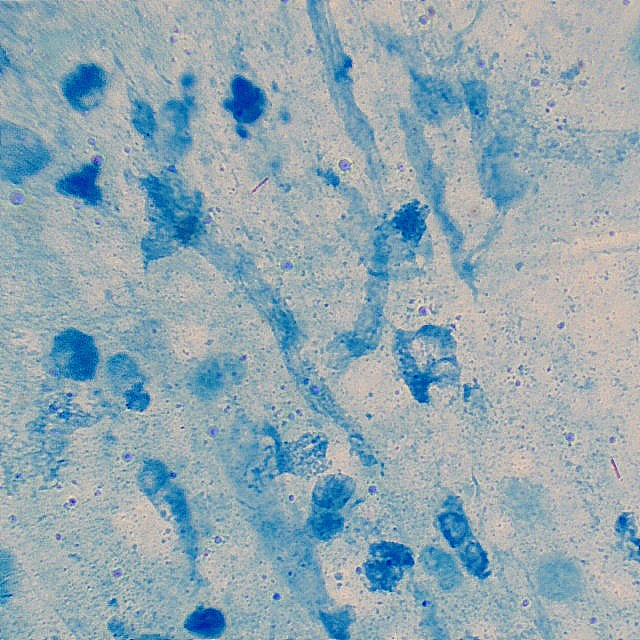
#> input picture ml (phlegm)/Raw_Sputum_Microscopy_Dataset/images/train/sputum_train_0016.jpg, 640 x 640 px
$ python calibrate_phlegm_quality.py
#> lines starting #> are read from the running program, lines starting #| are printed output that depends on the picture
### ml (phlegm)/phlegm_quality.py
"""Heuristic microscopy image quality gate for sputum smear photos."""
from __future__ import annotations

from typing import Any

import numpy as np
from PIL import Image

QUALITY_THRESHOLDS = {
    "min_width": 96,
    "min_height": 96,
    "max_aspect_ratio": 3.5,
    "min_mean_luma": 25.0,
    "max_mean_luma": 245.0,
    "min_luma_std": 5.0,
    "min_laplacian_var": 1.5,
}


def _to_rgb_array(img: Image.Image) -> np.ndarray:
    return np.asarray(img.convert("RGB"), dtype=np.float32)


def _laplacian_variance(gray: np.ndarray) -> float:
    g = gray.astype(np.float32)
    if g.shape[0] < 3 or g.shape[1] < 3:
        return 0.0
    lap = (
        -4 * g[1:-1, 1:-1]
        + g[:-2, 1:-1]
        + g[2:, 1:-1]
        + g[1:-1, :-2]
        + g[1:-1, 2:]
    )
    return float(np.var(lap))


def phlegm_image_quality_metrics(
    img: Image.Image,
    *,
    thresholds: dict[str, float] | None = None,
) -> dict[str, Any]:
    """
    Lightweight QC for microscopy smear images:
    - blank / dark / blurry / invalid geometry
    """
    th = {**QUALITY_THRESHOLDS, **(thresholds or {})}
    reasons: list[str] = []

    w, h = img.size
    if w < th["min_width"] or h < th["min_height"]:
        reasons.append("too_small")
    aspect = max(w, h) / max(1, min(w, h))
    if aspect > th["max_aspect_ratio"]:
        reasons.append("bad_aspect")

    rgb = _to_rgb_array(img)
    luma = 0.299 * rgb[:, :, 0] + 0.587 * rgb[:, :, 1] + 0.114 * rgb[:, :, 2]
    mean_luma = float(np.mean(luma))
    std_luma = float(np.std(luma))
    lap_var = _laplacian_variance(luma)

    too_dark = mean_luma < th["min_mean_luma"]
    too_bright = mean_luma > th["max_mean_luma"]
    blank_like = std_luma < th["min_luma_std"]
    blurry = lap_var < th["min_laplacian_var"]

    if too_dark:
        reasons.append("too_dark")
    if too_bright:
        reasons.append("too_bright")
    if blank_like:
        reasons.append("blank_like")
    if blurry and not blank_like:
        reasons.append("blurry")

    blocked = bool(reasons)
    label = "ok"
    if blocked:
        if too_dark:
            label = "dark"
        elif blank_like:
            label = "blank"
        elif blurry:
            label = "blurry"
        elif "too_small" in reasons or "bad_aspect" in reasons:
            label = "invalid"
        else:
            label = "invalid"

    return {
        "ok": not blocked,
        "label": label,
        "reasons": reasons,
        "width": w,
        "height": h,
        "mean_luma": mean_luma,
        "luma_std": std_luma,
        "laplacian_var": lap_var,
    }


# [8 lines left out: function phlegm_image_quality_from_bytes, not called in this run]

### ml (phlegm)/calibrate_phlegm_quality.py
"""Calibrate phlegm image quality gate on microscopy dataset."""
from __future__ import annotations

import argparse
import random
import sys
from pathlib import Path

import numpy as np
from PIL import Image, ImageFilter

_ML = Path(__file__).resolve().parent
if str(_ML) not in sys.path:
    sys.path.insert(0, str(_ML))

from phlegm_quality import QUALITY_THRESHOLDS, phlegm_image_quality_metrics


def make_synthetic_negatives(out_dir: Path, dataset: Path) -> dict[str, Path]:
    out_dir.mkdir(parents=True, exist_ok=True)
    paths: dict[str, Path] = {}

    blank = Image.new("RGB", (224, 224), (128, 128, 128))
#> blank: PIL image 224x224 RGB; every value is 128
    paths["blank.jpg"] = out_dir / "blank.jpg"
    blank.save(paths["blank.jpg"])

    dark = Image.new("RGB", (224, 224), (5, 5, 8))
    paths["dark.jpg"] = out_dir / "dark.jpg"
    dark.save(paths["dark.jpg"])

    train_imgs = sorted((dataset / "images" / "train").glob("*.jpg"))
    if not train_imgs:
        train_imgs = sorted((dataset / "images" / "train").glob("*"))
    ref = dataset / "images" / "train" / "sputum_train_0001.jpg"
    if not ref.is_file():
        ref = train_imgs[0]
    base = Image.open(ref).convert("RGB").resize((224, 224))
    paths["blurry.png"] = out_dir / "blurry.png"
    base.filter(ImageFilter.GaussianBlur(radius=5)).save(paths["blurry.png"])
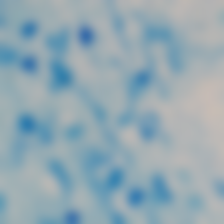
#> saved as blurry.png: PIL image 224x224 RGB; mean R, G, B 147.3, 168.8, 178.9

    tiny = Image.new("RGB", (48, 48), (200, 150, 160))
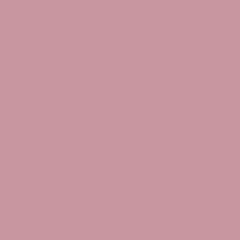
#> tiny: PIL image 48x48 RGB (shown 5 times larger); mean R, G, B 200, 150, 160
    paths["tiny.jpg"] = out_dir / "tiny.jpg"
    tiny.save(paths["tiny.jpg"])

    return paths


def sample_microscopy(dataset: Path, n: int, seed: int) -> list[Path]:
    images = sorted((dataset / "images" / "train").glob("*"))
    images += sorted((dataset / "images" / "val").glob("*"))
    images = [p for p in images if p.suffix.lower() in {".jpg", ".jpeg", ".png", ".bmp", ".tif", ".tiff"}]
    random.seed(seed)
    return random.sample(images, min(n, len(images)))


def main() -> None:
    parser = argparse.ArgumentParser()
    parser.add_argument("--dataset", type=Path, default=_ML / "Raw_Sputum_Microscopy_Dataset")
    parser.add_argument("--n", type=int, default=400)
    parser.add_argument("--seed", type=int, default=0)
    args = parser.parse_args()

    print("Thresholds:", QUALITY_THRESHOLDS)

    neg_paths = make_synthetic_negatives(_ML / "samples" / "synthetic_qc", args.dataset)
    print("\nSynthetic negatives:")
    blocked_neg = 0
    for name, path in neg_paths.items():
        img = Image.open(path).convert("RGB")
        r = phlegm_image_quality_metrics(img)
#> in _to_rgb_array, `return np.asarray(img.convert("RGB"), dtype=np.float32)`: returned value: shape (224, 224, 3) float32; every value is 128
#> in phlegm_image_quality_metrics, `luma = 0.299 * rgb[:, :, 0] + 0.587 * rgb[:, :, 1] + 0.114 * rgb[:, :,..`: luma: shape (224, 224) float32; every value is 128
#> in phlegm_image_quality_metrics, `mean_luma = float(np.mean(luma))`: mean_luma = 128
#> in phlegm_image_quality_metrics, `std_luma = float(np.std(luma))`: std_luma = 0
#> in _laplacian_variance, `lap = ( -4 * g[1:-1, 1:-1] + g[:-2, 1:-1] + g[2:, 1:-1] + g[1:-1, :-2]..`: lap: shape (222, 222) float32; every value is 0
#> in phlegm_image_quality_metrics, `too_dark = mean_luma < th["min_mean_luma"]`: too_dark = False
#> in phlegm_image_quality_metrics, `blank_like = std_luma < th["min_luma_std"]`: blank_like = True
#> r = {'ok': False, 'label': 'blank', 'reasons': ['blank_like'], 'width': 224, 'height': 224, 'mean_luma': 128, 'luma_std': 0, 'laplacian_var': 0}
        status = "BLOCK" if not r["ok"] else "PASS"
#> status = 'BLOCK'
        if not r["ok"]:
            blocked_neg += 1
        print(f"  {name:12} {status:5} label={r['label']:8} reasons={r.get('reasons')}")
#|   blank.jpg    BLOCK label=blank    reasons=['blank_like']

    sample = sample_microscopy(args.dataset, args.n, args.seed)
#> in sample_microscopy, `images = sorted((dataset / "images" / "train").glob("*"))`: images = 1 item
#> sample = 1 item
    blocked = 0
    labels: dict[str, int] = {}
    for p in sample:
        img = Image.open(p).convert("RGB")
#> img is the input picture: PIL image 640x640 RGB; mean R, G, B 147.3, 168.8, 178.9
        r = phlegm_image_quality_metrics(img)
#> in phlegm_image_quality_metrics (call 5), `luma = 0.299 * rgb[:, :, 0] + 0.587 * rgb[:, :, 1] + 0.114 * rgb[:, :,..`:
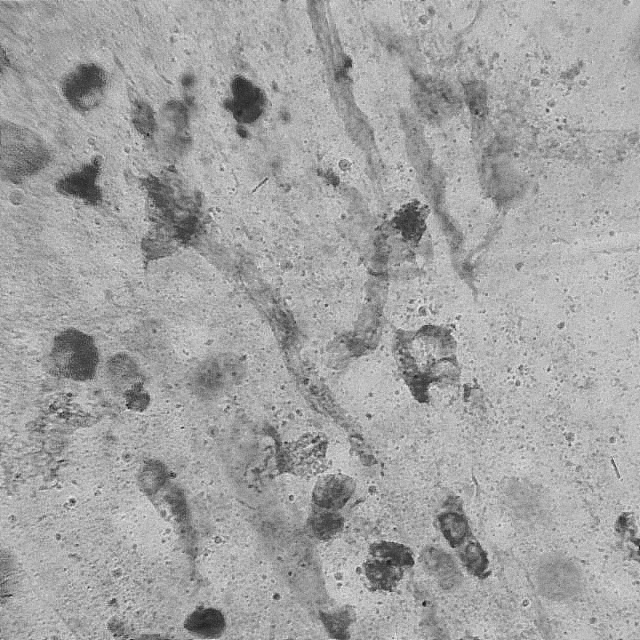
#> luma: shape (640, 640) float32; min 17.6, max 248.1, mean 163.5
#> in phlegm_image_quality_metrics (call 5), `std_luma = float(np.std(luma))`: std_luma = 27.1
#> in _laplacian_variance (call 5), `lap = ( -4 * g[1:-1, 1:-1] + g[:-2, 1:-1] + g[2:, 1:-1] + g[1:-1, :-2]..`:
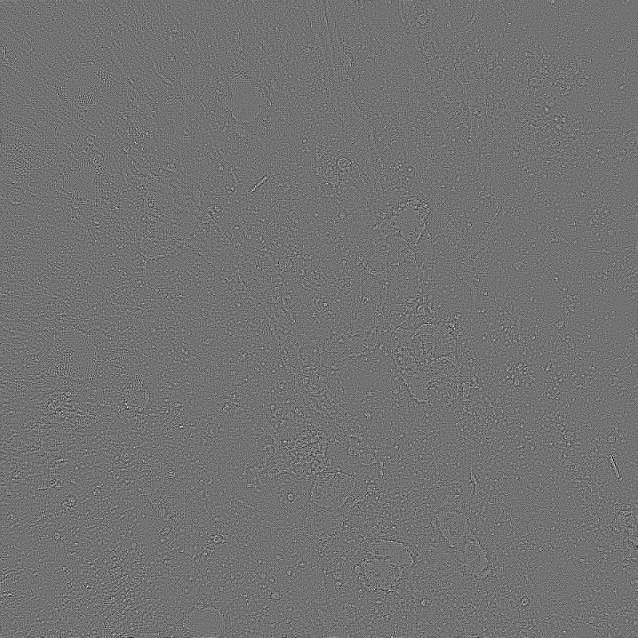
#> lap: shape (638, 638) float32; min -248.9, max 304.1, mean 0; drawn with min black and max white
#> in phlegm_image_quality_metrics (call 5), `lap_var = _laplacian_variance(luma)`: lap_var = 1091.1
#> in phlegm_image_quality_metrics (call 5), `blurry = lap_var < th["min_laplacian_var"]`: blurry = False
#> r = {'ok': True, 'label': 'ok', 'reasons': [], 'width': 640, 'height': 640, 'mean_luma': 163.5, 'luma_std': 27.1, 'laplacian_var': 1091.1}
        if not r["ok"]:
            blocked += 1
            labels[r["label"]] = labels.get(r["label"], 0) + 1

    pass_rate = 1.0 - blocked / max(1, len(sample))
#> pass_rate = 1
    print(f"\nMicroscopy images: {len(sample)} sampled, pass={pass_rate:.1%}, blocked={blocked}")
#| Microscopy images: 1 sampled, pass=100.0%, blocked=0
    if labels:
        print("  blocked labels:", labels)
    print(f"Synthetic negatives blocked: {blocked_neg}/{len(neg_paths)}")

    if pass_rate < 0.95:
        raise SystemExit(f"Pass rate {pass_rate:.1%} below 95% target")
    if blocked_neg < len(neg_paths):
        raise SystemExit(f"Expected all synthetic negatives blocked, got {blocked_neg}/{len(neg_paths)}")


if __name__ == "__main__":
    main()
